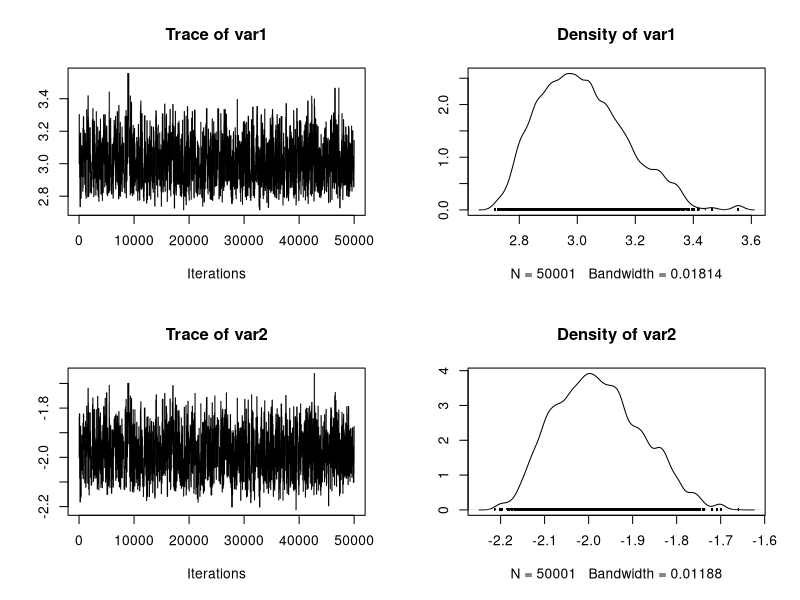
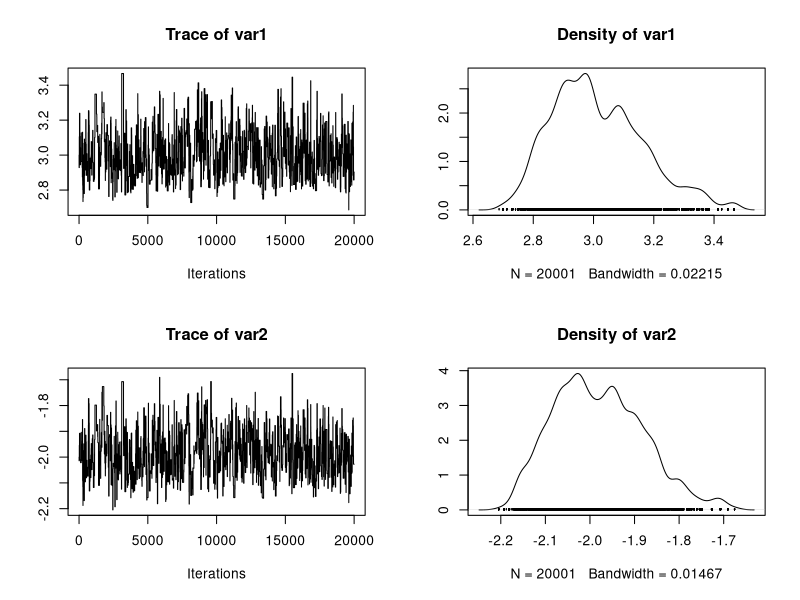

The R source for these figures, in order:
## ---- chunk 1
stochasticModel <- function(par){
  if (par[2] + par[1] <= 0) return(rep(-9999,20))
  else return(rnorm(20, mean = (2.7*par[1] * par[2]), sd = par[2] + par[1] ))
}
## ---- chunk 2
data <- stochasticModel(c(3,-2))
## ---- chunk 3
meandata <- mean(data)
standarddeviationdata <- sd(data)
## ---- chunk 4
library(coda)
run_MCMC_ABC <- function(startvalue, iterations){
 
    chain = array(dim = c(iterations+1,2))
    chain[1,] = startvalue
 
    for (i in 1:iterations){
         
        # proposalfunction
        proposal = rnorm(2,mean = chain[i,], sd= c(0.2,0.2))
        
        simulation <- stochasticModel(proposal)
 
        # comparison with the observed summary statistics
        diffmean <- abs(mean(simulation) - meandata)
        diffsd <- abs(sd(simulation) - standarddeviationdata)
          
        if((diffmean < 0.3) & (diffsd < 0.3)){
            chain[i+1,] = proposal
        }else{
            chain[i+1,] = chain[i,]
        }
    }
    return(mcmc(chain))
}
 
posterior <- run_MCMC_ABC(c(3,-2),50000)
plot(posterior)
## ---- chunk 5

run_MCMC_Synthetic <- function(startvalue, iterations){
 
    chain = array(dim = c(iterations+1,2))
    chain[1,] = startvalue
 
    for (i in 1:iterations){
         
        # proposalfunction
        proposal = rnorm(2,mean = chain[i,], sd= c(0.2,0.2))
        
        # simulate several model runs
        simualatedData <- matrix(NA, nrow = 100, ncol = 2)
        for (i in 1:100){
          simulation <- stochasticModel(c(3,-2))
          simualatedData[i,] <- c(mean(simulation) , sd(simulation))          
        }
        syntheticLikelihood1 <- fitdistr(simualatedData[1,], "normal")
        syntheticLikelihood2 <- fitdistr(simualatedData[2,], "normal")
        
        prob1 <- dnorm(meandata-syntheticLikelihood1$estimate[1], sd = syntheticLikelihood1$estimate[2], log = T)

        prob2 <- dnorm(standarddeviationdata-syntheticLikelihood2$estimate[1], sd = syntheticLikelihood2$estimate[2], log = T)
        
        if(prob < runif(1)){
            chain[i+1,] = proposal
        }else{
            chain[i+1,] = chain[i,]
        }
    }
    return(mcmc(chain))
}
 
posterior <- run_MCMC_ABC(c(3,-2),20000)
plot(posterior)

